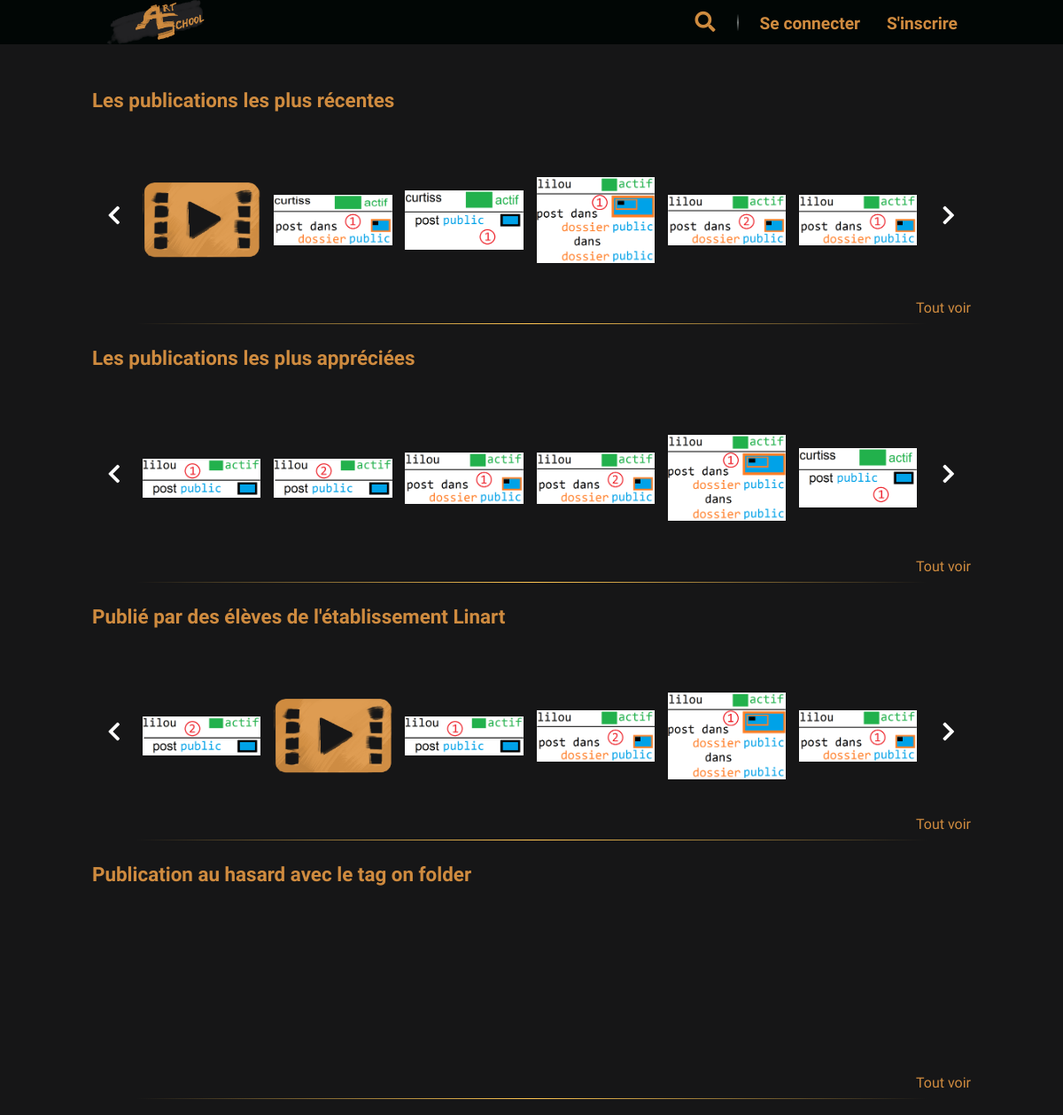
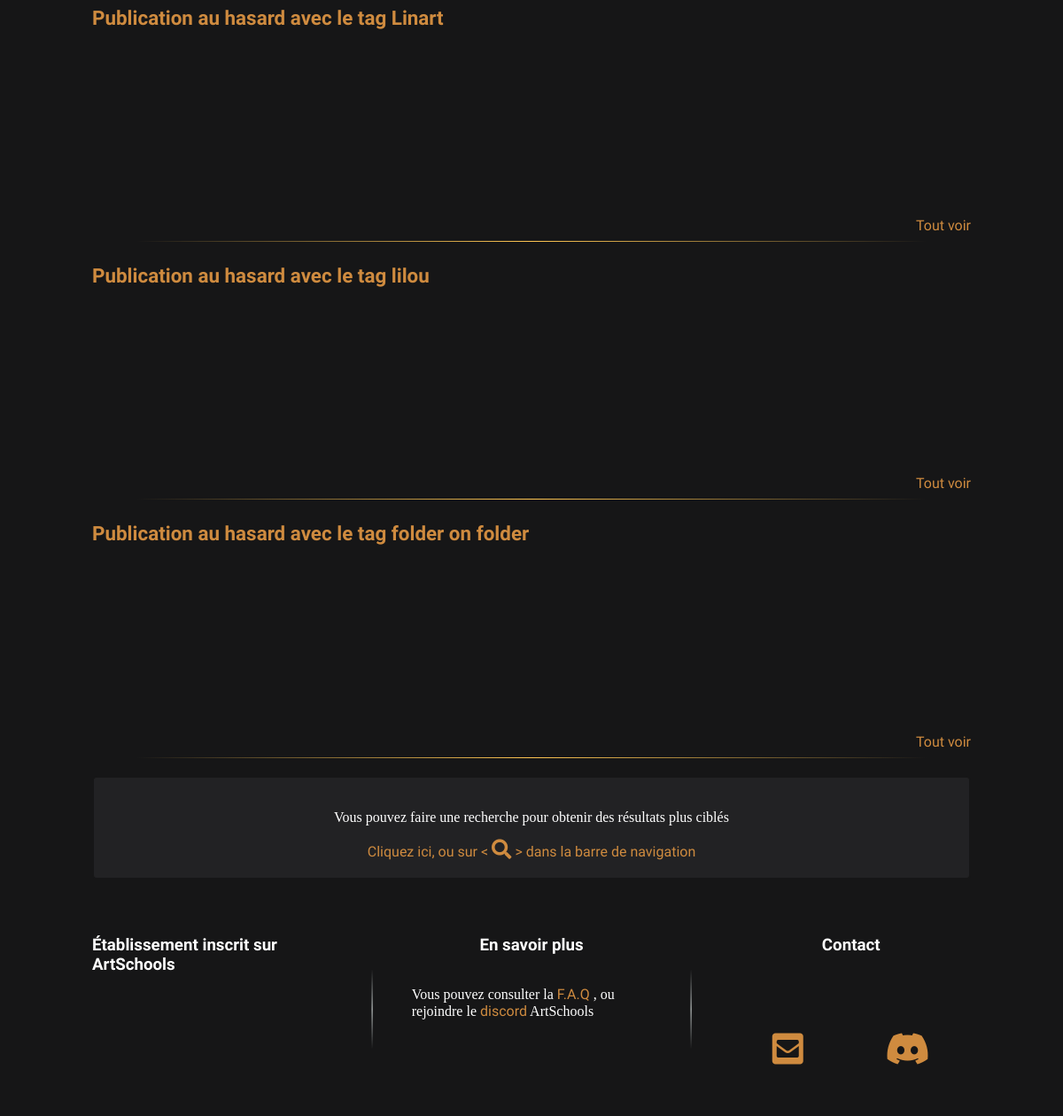
The app's page /P5_01_Code/index.php with its own data (2 pictures, top to bottom).
### tables this page shows
CREATE TABLE IF NOT EXISTS `as_post` (
  `id` int(11) NOT NULL AUTO_INCREMENT,
  `idAuthor` int(11) NOT NULL,
  `school` varchar(100) NOT NULL,
  `title` varchar(30) DEFAULT NULL,
  `filePath` text DEFAULT NULL,
  `urlVideo` varchar(355) DEFAULT NULL,
  `description` text DEFAULT NULL,
  `datePublication` datetime NOT NULL,
  `isPrivate` tinyint(1) NOT NULL,
  `authorizedGroups` text DEFAULT NULL,
  `postType` varchar(10) NOT NULL,
  `fileType` varchar(10) NOT NULL,
  `onFolder` int(11) DEFAULT NULL,
  `tags` text DEFAULT NULL,
  `nbLike` int(11) NOT NULL DEFAULT 0,
  PRIMARY KEY (`id`),
  KEY `idAuthor` (`idAuthor`)
);

### P5_01_Code/view/frontend/indexView.php (the view, shortened to what the rows shown need)
<?php
$posts = $data['posts'];
?>
<article id=home>
    <section class="sliderPosts container">
        <?php
        if (count($posts['lastPosted']) > 0) {
            ?>
            <h1>Les publications les plus récentes</h1>
            <div class="posts">
                <div class="slider" slidetype="lastPosted">
                    <div class="slide">
                        <?php
                        foreach ($posts['lastPosted'] as $post) {
                            !empty($post->getTitle()) ? $title = $post->getTitle() : $title = '';
                            !empty($post->getTitle()) ? $alt = $post->getTitle() : $alt = 'Aperçu de la publication';
                            echo '<figure class="items" title="' . $title . '">';
                            if (empty($post->getFilePath())) {
                                switch ($post->getFileType()) {
                                    case 'video' :
                                        $post->setFilePath('public/images/defaultVideoThumbnail.png');
                                        break;
                                }
                            } elseif ($post->getFileType() === 'video') {
                                echo '<img class="iconeVideo" src="public/images/defaultVideoThumbnail.png" alt="Publication de type vidéo">';
                            }
                            echo '<a href="index.php?action=post&id=' . $post->getId() . '"><img src="' . $post->getFilePath() . '" alt="' . $alt . '"></a></figure>';
                        }
                        ?>
                    </div>
                </div>
            </div>
            <?php
        }
        if (count($posts['mostLiked']) > 0) {
            ?>
            <h1>Les publications les plus appréciées</h1>
            <div class="posts">
                <div class="slider" slidetype="mostLiked">
                    <div class="slide">
                        <?php
                        foreach ($posts['mostLiked'] as $post) {
                            !empty($post->getTitle()) ? $title = $post->getTitle() : $title = '';
                            !empty($post->getTitle()) ? $alt = $post->getTitle() : $alt = 'Aperçu de la publication';
                            echo '<figure class="items" title="' . $title . '">';
                            echo '<a href="index.php?action=post&id=' . $post->getId() . '"><img src="' . $post->getFilePath() . '" alt="' . $alt . '"></a></figure>';
                        }
                        ?>
                    </div>
                </div>
            </div>
            <?php
        }
        if (count($posts['bySchool']) > 0) {
            foreach ($posts['bySchool'] as $key => $arrSchoolPosts) {
                if (!empty($arrSchoolPosts)) {
                    ?>
                    <h1>Publié par des élèves de l'établissement <span><?=$key?></span></h1>
                    <div class="posts">
                        <div class="arrow arrowLeft">
                            <i class="fas fa-chevron-left"></i>
                        </div>
                        <div class="arrow arrowRight">
                            <i class="fas fa-chevron-left"></i>
                        </div>
                        <div class="slider" slidetype="bySchool" slidevalue="<?=$key?>">
                            <div class="slide">
                                <?php
                                foreach ($arrSchoolPosts as $post) {
                                    !empty($post->getTitle()) ? $title = $post->getTitle() : $title = '';
                                    !empty($post->getTitle()) ? $alt = $post->getTitle() : $alt = 'Aperçu de la publication';
                                    echo '<figure class="items" title="' . $title . '">';
                                    if (empty($post->getFilePath())) {
                                        switch ($post->getFileType()) {
                                            case 'video' :
                                                $post->setFilePath('public/images/defaultVideoThumbnail.png');
                                                break;
                                        }
                                    } elseif ($post->getFileType() === 'video') {
                                        echo '<img class="iconeVideo" src="public/images/defaultVideoThumbnail.png" alt="Publication de type vidéo">';
                                    }
                                    echo '<a href="index.php?action=post&id=' . $post->getId() . '"><img src="' . $post->getFilePath() . '" alt="' . $alt . '"></a></figure>';
                                }
                                ?>
                            </div>
                        </div>
                    </div>
                    <a href="index.php?action=search&sortBy=school&school=<?=$key?>">Tout voir</a>
                    <hr>
                    <?php
                }
            }
        }
        if (count($posts['withTag']) > 0) {
            foreach ($posts['withTag'] as $key => $arrTagPosts) {
                if (!empty($arrTagPosts)) {
                    ?>
                    <h1>Publication au hasard avec le tag <span><?=$key?></span></h1>
                    <div class="posts">
                        <div class="arrow arrowLeft">
                            <i class="fas fa-chevron-left"></i>
                        </div>
                        <div class="arrow arrowRight">
                            <i class="fas fa-chevron-left"></i>
                        </div>
                        <div class="slider" slidetype="withTag" slidevalue="<?=$key?>">
                            <div class="slide">
                                <?php
                                foreach ($arrTagPosts as $post) {
                                    !empty($post->getTitle()) ? $title = $post->getTitle() : $title = '';
                                    !empty($post->getTitle()) ? $alt = $post->getTitle() : $alt = 'Aperçu de la publication';
                                    echo '<figure class="items" title="' . $title . '">';
                                    echo '<a href="index.php?action=post&id=' . $post->getId() . '"><img src="' . $post->getFilePath() . '" alt="' . $alt . '"></a></figure>';
                                }
                                ?>
                            </div>
                        </div>
                    </div>
                    <a href="index.php?action=search&sortBy=tag&tag=<?=$key?>">Tout voir</a>
                    <hr>
                    <?php
                }
            }
        }
        ?>
    </section>
</article>

### records on screen
as_post: shows a picture
as_post: filePath (picture)
as_post: filePath (picture)
as_post: filePath (picture)
as_post: filePath (picture)
as_post: filePath (picture)
as_post: filePath (picture)
as_post: filePath (picture)

### other values on screen
$key "Linart"
$key "on folder"
$key "lilou"
$key "folder on folder"
